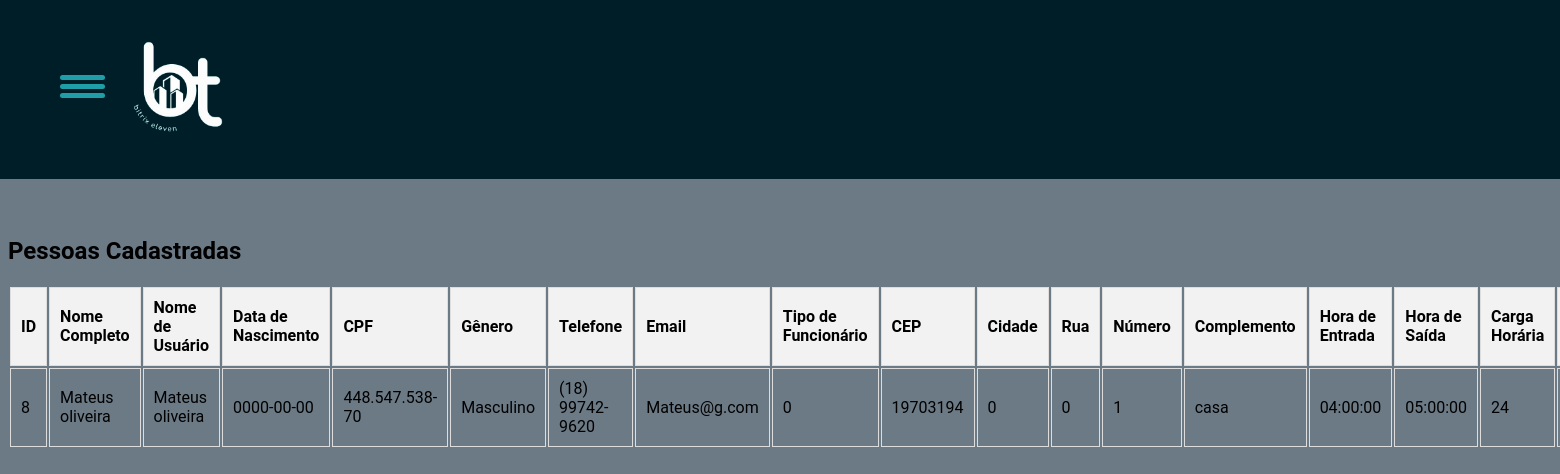
Screenshot of /php/gestaorh.php with the database file from the repository.
### tables this page shows
CREATE TABLE `usuarios` (
  `id_user` int(11) NOT NULL,
  `nome_completo` varchar(255) NOT NULL,
  `nome_usuario` varchar(255) NOT NULL,
  `datadenascimento` date DEFAULT NULL,
  `cpf` varchar(255) NOT NULL,
  `genero` varchar(255) NOT NULL,
  `phone` varchar(255) NOT NULL,
  `email` varchar(255) NOT NULL,
  `senha` varchar(255) NOT NULL,
  `tipo_funcionario` varchar(255) NOT NULL,
  `cep` varchar(255) DEFAULT NULL,
  `cidade` varchar(255) DEFAULT NULL,
  `rua` varchar(255) DEFAULT NULL,
  `numero` varchar(255) DEFAULT NULL,
  `complemento` varchar(255) DEFAULT NULL,
  `hora_entrada` time DEFAULT NULL,
  `hora_saida` time DEFAULT NULL,
  `carga_horaria` int(11) DEFAULT NULL,
  `remuneracao` varchar(255) DEFAULT NULL,
  `data_contratacao` date DEFAULT NULL,
  `foto_perfil` varchar(255) DEFAULT NULL
);

### php/gestaorh.php (the view, shortened to what this page needs)
<?php
include_once('../config/config.php');
$sql_code = $pdo->prepare("SELECT * FROM usuarios");
$sql_code->execute();
$pessoas = $sql_code->fetchAll(PDO::FETCH_ASSOC);
?>
<!DOCTYPE html>
<html lang="en">
<head>
  <link rel="stylesheet" href="../Css/gestaorh.css">
</head>
<body>
  <div class="comeco">
  <a href="../Portifolio/index.php"><img class="logo" src="../Img/bitrix-removebg-preview.png" width="300px"></a>
    <div id="menu">
      <div id="menu-bar" onclick="menuOnClick()">
        <div id="bar1" class="bar"></div>
        <div id="bar2" class="bar"></div>
        <div id="bar3" class="bar"></div>
      </div>
    </div>
    </div>
<br><br><br><br><br><br><br><br><br><br><br>
      <?php
      echo "<h2>Pessoas Cadastradas</h2>";
      echo "<table>";
      echo "<tr><th>ID</th><th>Nome Completo</th><th>Nome de Usuário</th><th>Data de Nascimento</th><th>CPF</th><th>Gênero</th><th>Telefone</th><th>Email</th><th>Tipo de Funcionário</th><th>CEP</th><th>Cidade</th><th>Rua</th><th>Número</th><th>Complemento</th><th>Hora de Entrada</th><th>Hora de Saída</th><th>Carga Horária</th><th>Remuneração</th><th>Data de Contratação</th><th>Foto de Perfil</th><th>Deletar</th><th>Atualizar</th></tr>";
      foreach ($pessoas as $pessoa) {
        echo "<tr>";
        echo "<td>" . $pessoa['id_user'] . "</td>";
        echo "<td>" . $pessoa['nome_completo'] . "</td>";
        echo "<td>" . $pessoa['nome_usuario'] . "</td>";
        echo "<td>" . $pessoa['datadenascimento'] . "</td>";
        echo "<td>" . $pessoa['cpf'] . "</td>";
        echo "<td>" . $pessoa['genero'] . "</td>";
        echo "<td>" . $pessoa['phone'] . "</td>";
        echo "<td>" . $pessoa['email'] . "</td>";
        echo "<td>" . $pessoa['tipo_funcionario'] . "</td>";
        echo "<td>" . $pessoa['cep'] . "</td>";
        echo "<td>" . $pessoa['cidade'] . "</td>";
        echo "<td>" . $pessoa['rua'] . "</td>";
        echo "<td>" . $pessoa['numero'] . "</td>";
        echo "<td>" . $pessoa['complemento'] . "</td>";
        echo "<td>" . $pessoa['hora_entrada'] . "</td>";
        echo "<td>" . $pessoa['hora_saida'] . "</td>";
        echo "<td>" . $pessoa['carga_horaria'] . "</td>";
        echo "<td>" . $pessoa['remuneracao'] . "</td>";
    echo "</tr>";
        echo "</table>";
      }
      ?>
</body>
</html>

### Css/gestaorh.css (style rules this page uses)
body { font-family: 'Roboto', sans-serif; background-color: #6C7A86 ; }
#menu { z-index: 2; }
table th, table td { border: 1px solid #ddd; padding: 10px; text-align: left; }
table th { background-color: #f2f2f2; }
#menu-bar { width: 45px; height: 40px; margin: 80px 0 40px 60px; cursor: pointer; }
.bar { height: 5px; width: 100%; background-color: #1F9EA7; display: block; border-radius: 5px; transition: 0.3s ease; }
#bar1 { transform: translateY(-4px); }
#bar3 { transform: translateY(4px); }
.menu-bg, #menu { top: 0; left: 0; position: absolute; }
a { text-decoration: none; }
.comeco { background-color: #001e27; width: 132%; height: 180px; margin-left: -8px; margin-top: -9px; position: absolute; }
.logo { position: absolute; top: -22%; width: 160px; top: 12px; left: 100px; }

### rows the page displays
usuarios: id_user "8", nome_completo "Mateus oliveira", nome_usuario "Mateus oliveira", datadenascimento "0000-00-00", cpf "448.547.538-70", genero "Masculino", phone "(18) 99742-9620", email "Mateus@g.com", tipo_funcionario "0", cep "19703194", cidade "0", rua "0", numero "1", complemento "casa", hora_entrada "04:00:00", hora_saida "05:00:00", carga_horaria "24"
